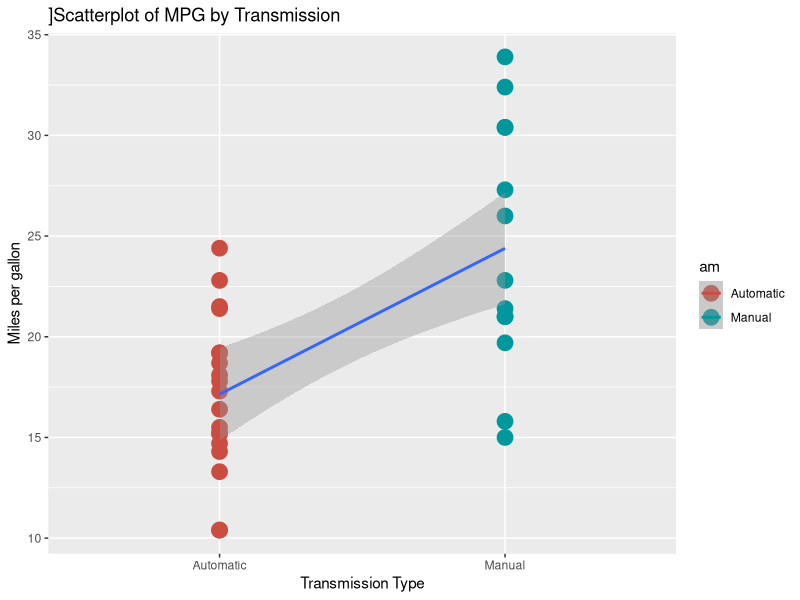
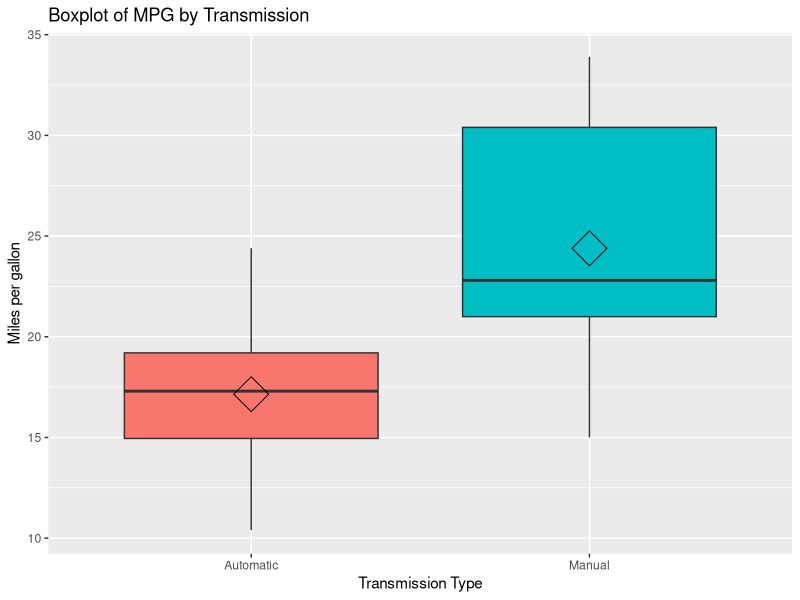
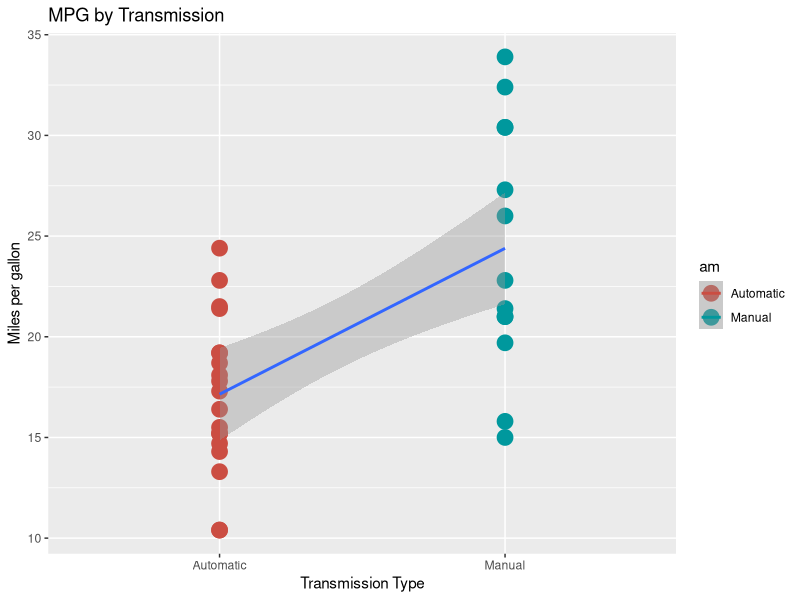
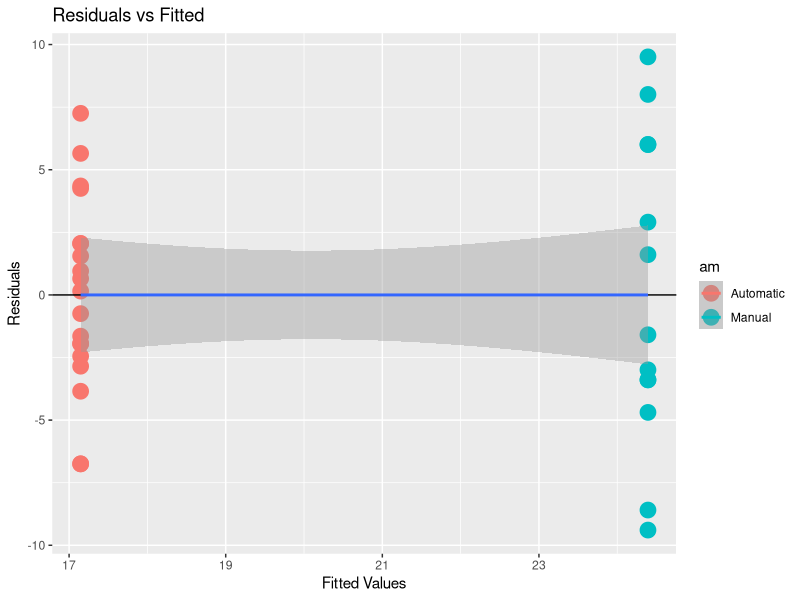
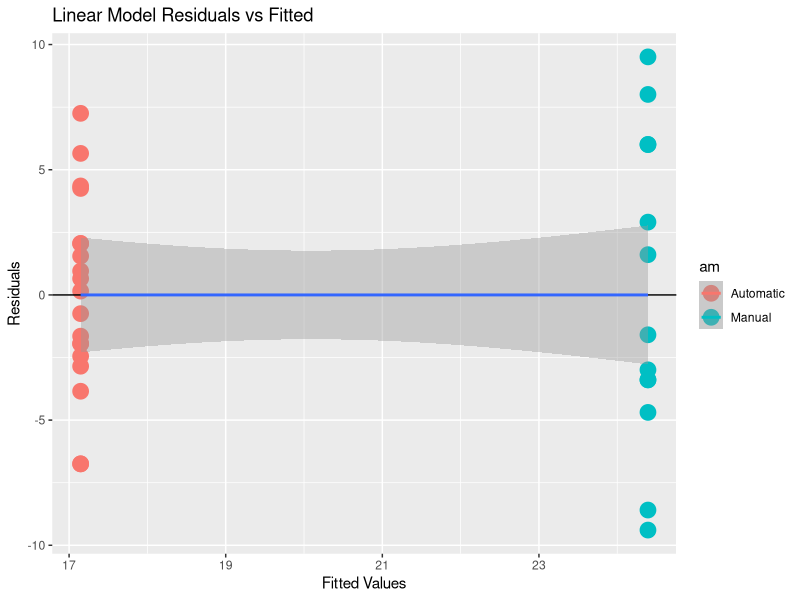
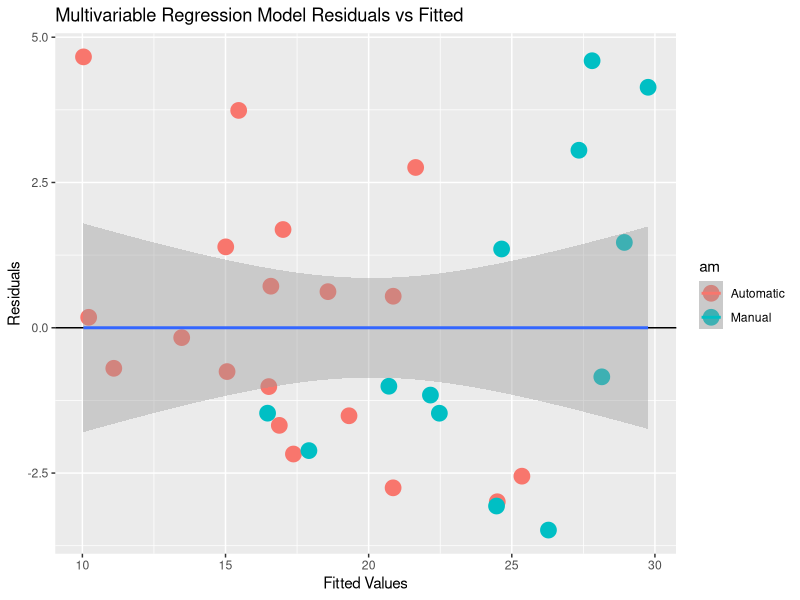

Here is the R script that generated these plots, in order: (Note: this script raises an error after producing the figures.)
library(datasets)
library(dplyr)

cars <- tbl_df(mtcars)
row.names(cars) <- row.names(mtcars)
cars$am <- factor(cars$am)
levels(cars$am) <- c("Automatic", "Manual")
cars$vs <- factor(cars$vs)
levels(cars$vs) <- c("V", "Straight")
cars$cyl <- factor(cars$cyl)
cars$gear <- factor(cars$gear)
cars$carb <- factor(cars$carb)

library(ggplot2)

ggplot(cars, aes(x=am, y=mpg, color=am, group=1)) +
  geom_point(size = 5) + 
  scale_colour_hue(l=50) + 
  geom_smooth(method=lm, size=1) +
  labs(title="]Scatterplot of MPG by Transmission", x="Transmission Type", y="Miles per gallon")

ggplot(cars, aes(x=am, y=mpg, fill=am)) + geom_boxplot() +
  stat_summary(fun.y=mean, geom="point", shape=5, size=8) +  guides(fill=FALSE) +
  labs(title="Boxplot of MPG by Transmission", x="Transmission Type", y="Miles per gallon")

m1 <- lm(mpg ~ am, data = cars)

ggplot(cars, aes(x=am, y=mpg, color=am, group=1)) +
  geom_point(size = 5) + 
  scale_colour_hue(l=50) + 
  geom_smooth(method=lm, size=1) +
  labs(title="MPG by Transmission", x="Transmission Type", y="Miles per gallon")

ggplot(cars, aes(x=predict(m1),y=resid(m1), color=am, group=1)) + geom_point(size = 5) + geom_hline(yintercept=0) + geom_smooth(method=lm) +
  labs(title="Residuals vs Fitted", x="Fitted Values", y="Residuals")

fit1 <- lm(mpg~., data=cars)
fit2 <- update(fit1, lm(mpg ~ . - carb, data = cars))
fit3 <- update(fit2, lm(mpg ~ . - carb - cyl, data = cars))
fit4 <- update(fit3, lm(mpg ~ . - carb - cyl - gear, data = cars))
fit5 <- update(fit4, lm(mpg ~ . - carb - cyl - gear - disp, data = cars))
fit6 <- update(fit5, lm(mpg ~ . - carb - cyl - gear - disp - hp, data = cars))
fit7 <- update(fit6, lm(mpg ~ am + wt + qsec + drat, data = cars))
fit8 <- update(fit7, lm(mpg ~ am + wt + qsec, data = cars))

ggplot(cars, aes(x=predict(m1),y=resid(m1), color=am, group=1)) + geom_point(size = 5) + geom_hline(yintercept=0) + geom_smooth(method=lm) +
  labs(title="Linear Model Residuals vs Fitted", x="Fitted Values", y="Residuals")

library(car)

summary(fit8)
vif(fit8)
anova(m1, fit8, fit6, fit3, fit1)

ggplot(cars, aes(x=predict(fit8),y=resid(fit8), color=am, group=1)) + geom_point(size = 5) + geom_hline(yintercept=0) + geom_smooth(method=lm) +
  labs(title="Multivariable Regression Model Residuals vs Fitted", x="Fitted Values", y="Residuals")

qqPlot(fit8, ylab="Standardized Residuals", xlab="Theoretical Quantiles", main="Fig. 5: Normal Q-Q Plot")